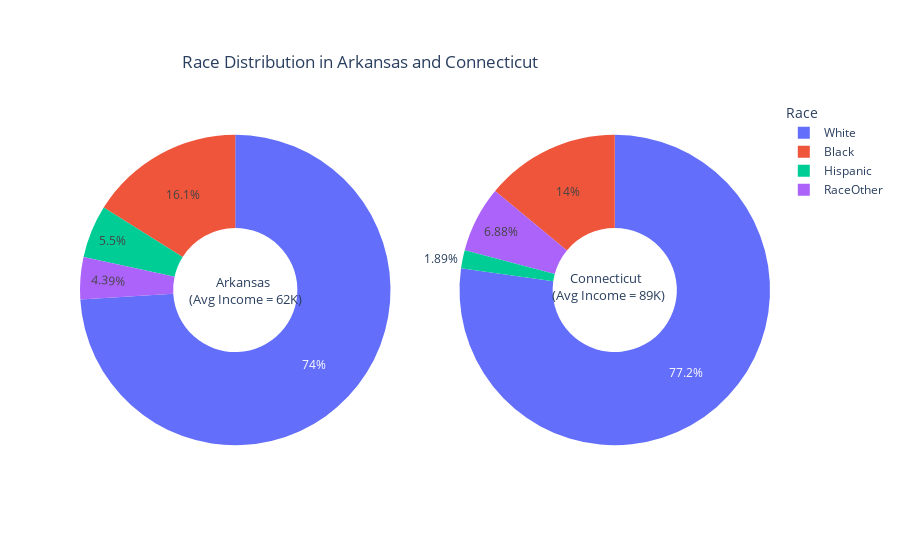

Write notebook code for a chart like this one.
### Code cell
labels = ['Hispanic', 'White', 'Black','RaceOther']

# To create a subplots and using 'domain' type for Pie subplot
fig = make_subplots(rows=1, cols=2, specs=[[{'type':'domain'}, {'type':'domain'}]])
fig.add_trace(go.Pie(labels=labels, values=data_tx, name="Arkansas"),
              1, 1)
fig.add_trace(go.Pie(labels=labels, values=data_ct, name="Connecticut"),
              1, 2)

# To create a donut-like pie chart
fig.update_traces(hole=.4, hoverinfo="label+percent+name")

# To update the title and legend
fig.update_layout(
    title={
        'text': "Race Distribution in Arkansas and Connecticut",
        'y':0.9,
        'x':0.4,
        'xanchor': 'center',
        'yanchor': 'top'},
        legend_title="Race",
    # To Add annotations in the center of the donut pies.
    annotations=[dict(text='Arkansas <br> (Avg Income = 62K)', x=0.15, y=0.5, font_size=13, showarrow=False),
                 dict(text='Connecticut <br> (Avg Income = 89K)', x=0.85, y=0.51, font_size=13, showarrow=False)])

fig.show()

### Figure 1 — Plotly figure (JSON) as saved in the notebook; plotly's stock layout.template omitted (floating-point values rounded to 4 significant figures)
{"data": [{"domain": {"x": [0, 0.45], "y": [0, 1]}, "hole": 0.4, "hoverinfo": "label+percent+name", "labels": ["Hispanic", "White", "Black", "RaceOther"], "name": "Arkansas", "type": "pie", "values": [166885, 2246900, 488586, 133196]}, {"domain": {"x": [0.55, 1], "y": [0, 1]}, "hole": 0.4, "hoverinfo": "label+percent+name", "labels": ["Hispanic", "White", "Black", "RaceOther"], "name": "Connecticut", "type": "pie", "values": [60638, 2481542, 449936, 220980]}], "layout": {"annotations": [{"font": {"size": 13}, "showarrow": false, "text": "Arkansas <br> (Avg Income = 62K)", "x": 0.15, "y": 0.5}, {"font": {"size": 13}, "showarrow": false, "text": "Connecticut <br> (Avg Income = 89K)", "x": 0.85, "y": 0.51}], "autosize": true, "legend": {"title": {"text": "Race"}}, "title": {"text": "Race Distribution in Arkansas and Connecticut", "x": 0.4, "xanchor": "center", "y": 0.9, "yanchor": "top"}}}
